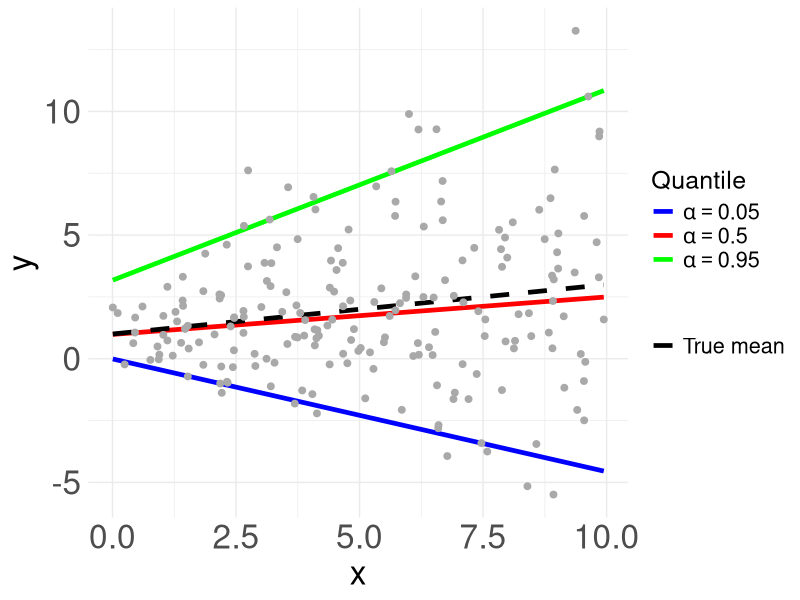

Generate this figure with R: (Note: this script raises an error after producing the figure.)
### This script produces a plot illustrating the ERM under pinball losses
### Data: simulated univariate heteroskedastic regression y=theta0+theta1*x+eps(x)
### eps(x) is normally distributed with mean 0 and standard deviation 0.5+0.5*x
### x is chosen uniformly in [0,10], theta0=1, theta1=0.2, n=200 samples

rm(list=ls())
library(quantreg)
library(ggplot2)

# Data simulation
set.seed(123)  
n <- 200  
x <- runif(n, 0, 10)  
theta0 <- 1
theta1 <- 0.2
eps <- rnorm(n, mean = 0, sd = 0.5+0.5*x)  
y <- theta0 + theta1 * x + eps 
simu.dat <- data.frame(x = x, y = y)

# Pinball loss for 0.05 quantile
mod.5 <- rq(formula = as.formula("y ~ x"), tau=0.05, data=simu.dat)
res.5 <- mod.5$coefficients
resids.5 <- mod.5$residuals
preds.5 <- predict(mod.5)
# Pinball loss for 0.5 quantile
mod.50 <- rq(formula = as.formula("y ~ x"), tau=0.5, data=simu.dat)
res.50 <- mod.50$coefficients
resids.50 <- mod.50$residuals
preds.50 <- predict(mod.50)
# Pinball loss for 0.95 quantile
mod.95 <- rq(formula = as.formula("y ~ x"), tau=0.95, data=simu.dat)
res.95 <- mod.95$coefficients
resids.95 <- mod.95$residuals
preds.95 <- predict(mod.95)

# Aggregate results
res.dat <- simu.dat
res.dat$resid_5 <- resids.5
res.dat$resid_50 <- resids.50
res.dat$resid_95 <- resids.95
res.dat$pred_5 <- preds.5
res.dat$pred_50 <- preds.50
res.dat$pred_95 <- preds.95

# Calculate true conditional mean
res.dat$true_mean <- theta0 + theta1 * res.dat$x

p <- ggplot(res.dat, aes(x = x)) +
  geom_line(aes(y = pred_5, color = "alpha=0.05"), size = 1.6, alpha = 1) +   
  geom_line(aes(y = pred_50, color = "alpha=0.5"), size = 1.6, alpha = 1) +
  geom_line(aes(y = pred_95, color = "alpha=0.95"), size = 1.6, alpha = 1) +
  geom_line(aes(y = true_mean, linetype = "True mean"), color = "black", size = 1.6) +
  geom_point(aes(y = y), color = "darkgrey", size = 2, alpha = 1) +  
  labs(y = "y", x = "x", color = "Quantile", linetype = "") +
  scale_color_manual(
    values = c("alpha=0.05" = "blue", "alpha=0.5" = "red", "alpha=0.95" = "green"),
    labels = c(expression(alpha==0.05), expression(alpha==0.5), expression(alpha==0.95))
  ) +
  scale_linetype_manual(values = c("True mean" = "dashed")) +
  theme_minimal() +
  theme(text = element_text(size = 12), 
        axis.title = element_text(size = rel(2)),   
        axis.text = element_text(size = rel(2)),  
        legend.title = element_text(size = rel(1.5)),
        legend.text = element_text(size = rel(1.3))) +
  guides(color = guide_legend(order = 1), linetype = guide_legend(order = 2))

print(p)

# Save figure
ggsave(filename = paste0("../figure/quantile-regression.pdf"), plot = p)
